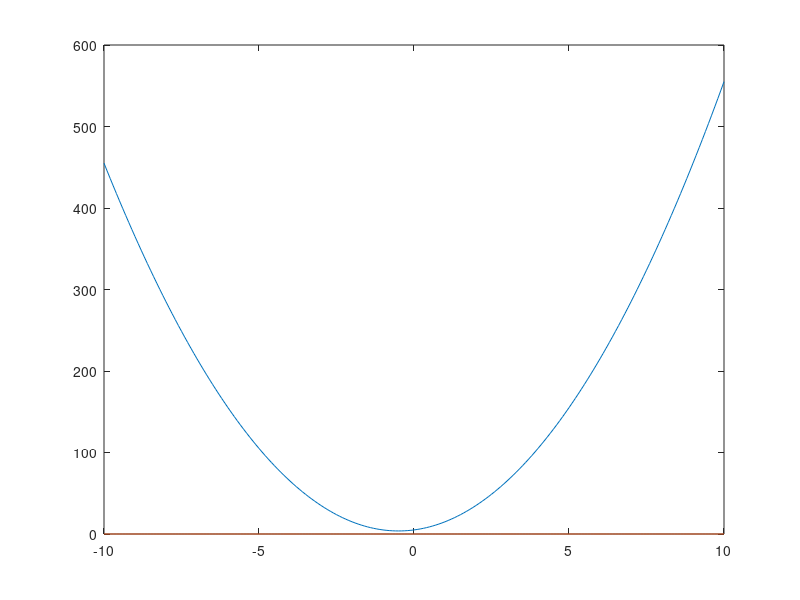

Here is the MATLAB script that generated this plot:
a=input('Inserisci a: ');
b=input('Inserisci b: ');
c=input('Inserisci c: ');

if (a==0)
    if(b~=0)
        x=-c/b
    end
else
    delta = (b^2)-4*a*c;
    if (delta==0)
        x=-b/2*a
    elseif (delta>0)
        x1=(-b+sqrt(delta))/2*a
        x2=(-b-sqrt(delta))/2*a
    elseif (delta<0)
        disp('Nessuna radice reale');
    end
end

x=-10:0.1:10;
y=a*x.^2+b*x+c;

plot (x, y);
hold on;
y0=0*x;
plot(x,y0);
hold off;